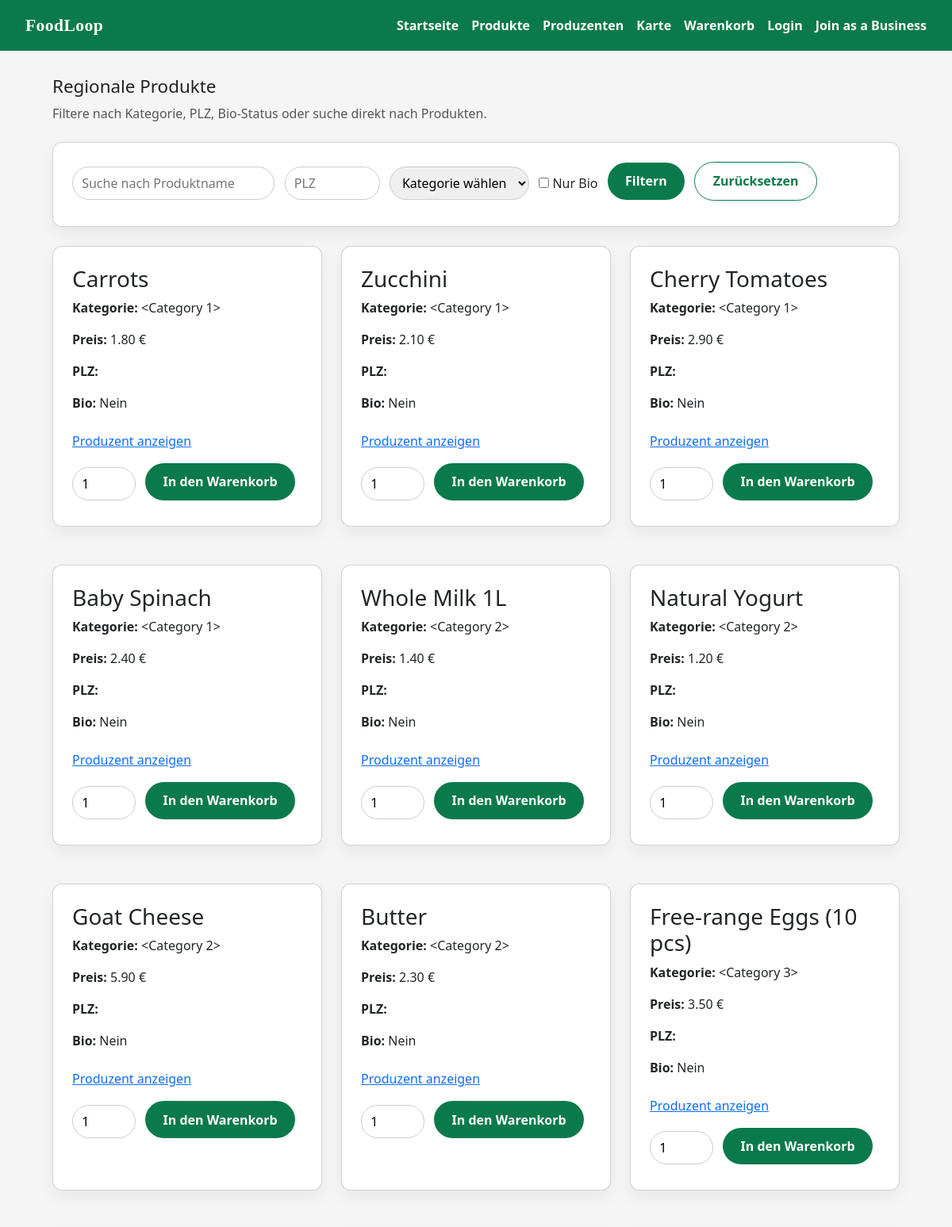
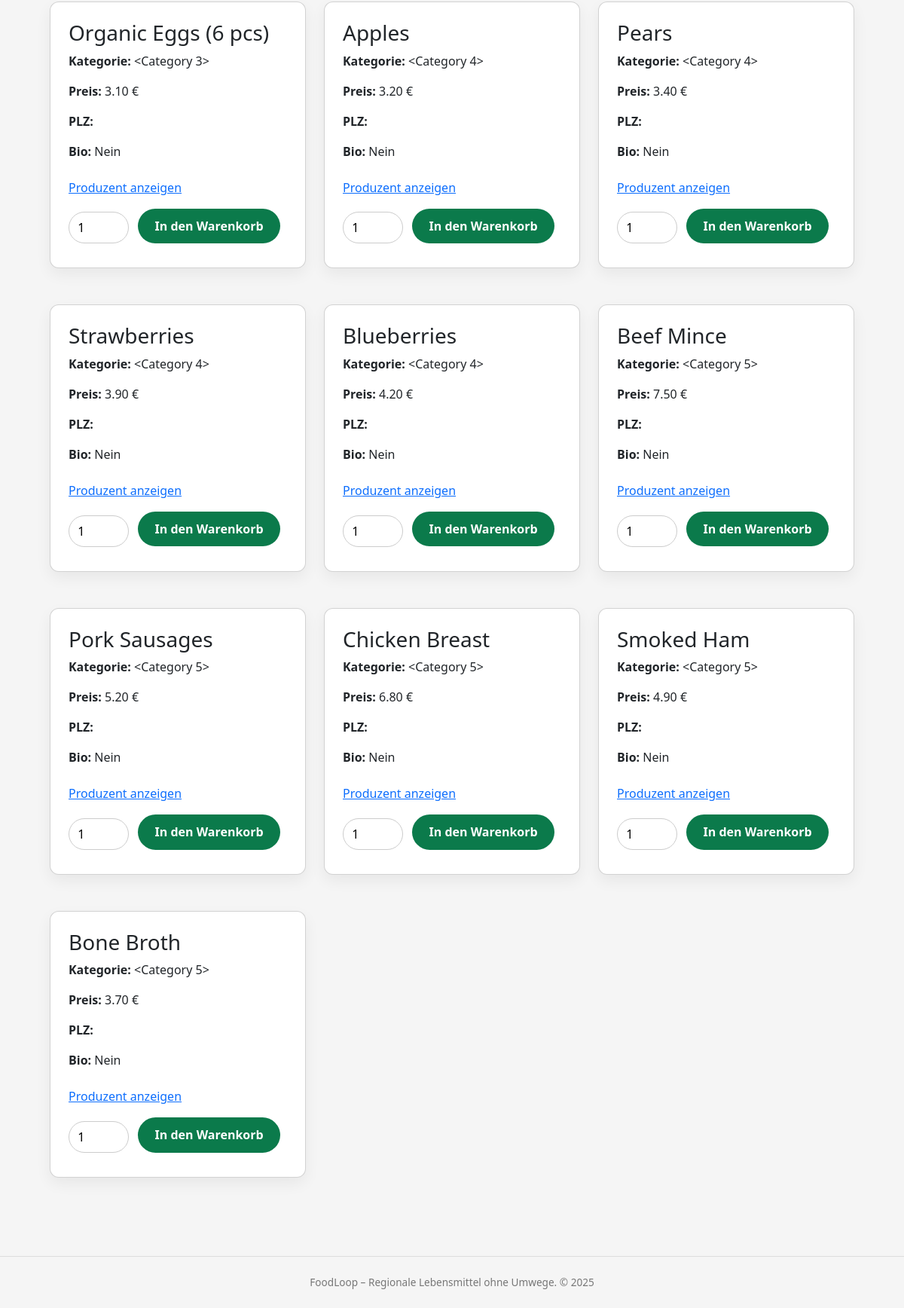
Page /products on the committed database (2 pictures, top to bottom).
### models.py (models this page shows)
class Product(db.Model):
    __tablename__ = "product"
    product_id = db.Column(db.Integer, primary_key=True)
    producer_id = db.Column(db.Integer, db.ForeignKey("producer_profile.producer_id"), nullable=False)
    category_id = db.Column(db.Integer, db.ForeignKey("category.category_id"), nullable=False)
    name = db.Column(db.String(255), nullable=False)
    description = db.Column(db.Text)
    price = db.Column(db.Numeric(10, 2), nullable=False)
    is_active = db.Column(db.Boolean, default=True, nullable=False)
    created_at = db.Column(db.DateTime, default=datetime.utcnow, nullable=False)
    producer = db.relationship("ProducerProfile", back_populates="products")
    category = db.relationship("Category", back_populates="products")
    cart_items = db.relationship("CartItem", back_populates="product", lazy="dynamic")
    order_items = db.relationship("OrderItem", back_populates="product", lazy="dynamic")

### app.py (the view)
@app.route("/products")
def products():
    products = Product.query.filter_by(is_active=True).all()
    categories = Category.query.all()
    return render_template("products.html", products=products, categories=categories)

### templates/products.html (shortened to what this page needs)
{% extends "base.html" %}
{% block content %}
<section>
    <h1 class="section-title">Regionale Produkte</h1>
    <p class="section-sub">
        Filtere nach Kategorie, PLZ, Bio-Status oder suche direkt nach Produkten.
    </p>
    <div class="card">
        <form method="get" class="inline-form">
            <input type="text" name="q" placeholder="Suche nach Produktname" value="{{ current_query }}">
            <input type="text" name="zip" placeholder="PLZ" value="{{ current_zip }}" style="max-width:120px;">
            <select name="category">
                <option value="">Kategorie wählen</option>
            </select>
            <label>
                <input type="checkbox" name="bio" {% if current_bio %}checked{% endif %}>
                Nur Bio
            </label>
            <button class="btn btn-primary" type="submit">Filtern</button>
            <a href="{{ url_for('products') }}" class="btn btn-secondary">Zurücksetzen</a>
        </form>
    </div>
    <div class="grid">
        {% if products %}
        {% for p in products %}
        <div class="card">
            <h3>{{ p.name }}</h3>
            <p><strong>Kategorie:</strong> {{ p.category }}</p>
            <p><strong>Preis:</strong> {{ "%.2f"|format(p.price) }} €</p>
            <p><strong>PLZ:</strong> {{ p.zip }}</p>
            <p><strong>Bio:</strong> {{ "Ja" if p.bio else "Nein" }}</p>
            <p style="margin-top:0.5rem;">
                <a href="{{ url_for('producers') }}?id={{ p.producer_id }}">
                    Produzent anzeigen
                </a>
            </p>
            <form class="inline-form add-to-cart-form" data-product-id="{{ p.product_id }}">
                <input type="number" name="quantity" value="1" min="1" style="max-width:80px;">
                <button type="button" class="btn btn-primary add-to-cart-btn">
                    In den Warenkorb
                </button>
            </form>
        </div>
        {% endfor %}
        {% else %}
        <div class="card">
            <p>Keine Produkte gefunden. Passe deine Filter an.</p>
        </div>
        {% endif %}
    </div>
</section>
{% endblock %}

### templates/base.html (shortened to what this page needs)
<!DOCTYPE html>
<html lang="de">
<head>
    <link href="https://cdn.jsdelivr.net/npm/bootstrap@5.3.3/dist/css/bootstrap.min.css" rel="stylesheet">
    <link rel="stylesheet" href="{{ url_for('static', filename='css/main.css') }}">
</head>
<body>
<header class="site-header {% block header_class %}{% endblock %}">
    <div class="logo">
        FoodLoop
    </div>
    <nav>
        <a href="{{ url_for('home') }}">Startseite</a>
        <a href="{{ url_for('products') }}">Produkte</a>
        <a href="{{ url_for('producers') }}">Produzenten</a>
        <a href="{{ url_for('maps') }}">Karte</a>
        <a href="{{ url_for('cart') }}">Warenkorb</a>
        {% if current_user.is_authenticated %}
            <a href="{{ url_for('account') }}">Mein Konto</a>
        {% else %}
            <a href="{{ url_for('login') }}">Login</a>
        {% endif %}
        <a href="{{ url_for('business') }}">Join as a Business</a>
    </nav>
</header>
<main class="{% block main_class %}{% endblock %}">
    {% block content %}{% endblock %}
</main>
<footer>
    FoodLoop – Regionale Lebensmittel ohne Umwege. &copy; {{ 2025 }}
</footer>
</body>
</html>

### static/css/base.css (style rules this page uses)
body { font-family: system-ui, -apple-system, BlinkMacSystemFont, "Segoe UI", sans-serif; margin: 0; background: #f5f5f5; color: #222; overflow-x: hidden; }
input, select { padding: 0.5rem 0.7rem; border-radius: 999px; border: 1px solid #ccc; font: inherit; }

### static/css/layout.css (style rules this page uses)
.site-header { background: #0b7a4b; color: white; padding: 1rem 2rem; display: flex; justify-content: space-between; align-items: center; }
.site-header nav { display: flex; align-items: center; gap: 1rem; flex-wrap: wrap; }
.site-header a { color: white; text-decoration: none; font-weight: 600; }
.logo { font-family: Georgia, "Times New Roman", Times, serif; font-weight: 900; font-size: 1.35rem; letter-spacing: 0.02em; color: white; }
main { max-width: 1100px; margin: 2rem auto; padding: 0 1rem 3rem; }
footer { text-align: center; padding: 1.5rem 1rem; color: #777; border-top: 1px solid #ddd; font-size: 0.85rem; }
.grid { display: grid; grid-template-columns: repeat(auto-fill, minmax(260px, 1fr)); gap: 1.5rem; max-width: 1100px; margin: 0 auto; }
.section-title { font-size: 1.4rem; margin-bottom: 0.5rem; }
.section-sub { color: #555; margin-bottom: 1.5rem; }

### static/css/components.css (style rules this page uses)
.btn { display: inline-block; padding: 0.7rem 1.4rem; border-radius: 999px; border: none; cursor: pointer; text-decoration: none; font-weight: 600; }
.btn-primary { background: #0b7a4b; color: white; }
.btn-secondary { background: white; color: #0b7a4b; border: 1px solid #0b7a4b; }
.card { background: white; border-radius: 0.75rem; padding: 1.5rem; box-shadow: 0 8px 20px rgba(0,0,0,0.06); margin-bottom: 1.5rem; }
form.inline-form > * { margin-right: 0.5rem; margin-bottom: 0.5rem; }

### rows in the picture
Product: name "Carrots", category "<Category 1>", price "1.80", bio "Nein"
Product: name "Zucchini", category "<Category 1>", price "2.10", bio "Nein"
Product: name "Cherry Tomatoes", category "<Category 1>", price "2.90", bio "Nein"
Product: name "Baby Spinach", category "<Category 1>", price "2.40", bio "Nein"
Product: name "Whole Milk 1L", category "<Category 2>", price "1.40", bio "Nein"
Product: name "Natural Yogurt", category "<Category 2>", price "1.20", bio "Nein"
Product: name "Goat Cheese", category "<Category 2>", price "5.90", bio "Nein"
Product: name "Butter", category "<Category 2>", price "2.30", bio "Nein"
Product: name "Free-range Eggs (10 pcs)", category "<Category 3>", price "3.50", bio "Nein"
Product: name "Organic Eggs (6 pcs)", category "<Category 3>", price "3.10", bio "Nein"
Product: name "Apples", category "<Category 4>", price "3.20", bio "Nein"
Product: name "Pears", category "<Category 4>", price "3.40", bio "Nein"
Product: name "Strawberries", category "<Category 4>", price "3.90", bio "Nein"
Product: name "Blueberries", category "<Category 4>", price "4.20", bio "Nein"
Product: name "Beef Mince", category "<Category 5>", price "7.50", bio "Nein"
Product: name "Pork Sausages", category "<Category 5>", price "5.20", bio "Nein"
Product: name "Chicken Breast", category "<Category 5>", price "6.80", bio "Nein"
Product: name "Smoked Ham", category "<Category 5>", price "4.90", bio "Nein"
Product: name "Bone Broth", category "<Category 5>", price "3.70", bio "Nein"

### other values in the picture
{{ 2025 }} "2025"
